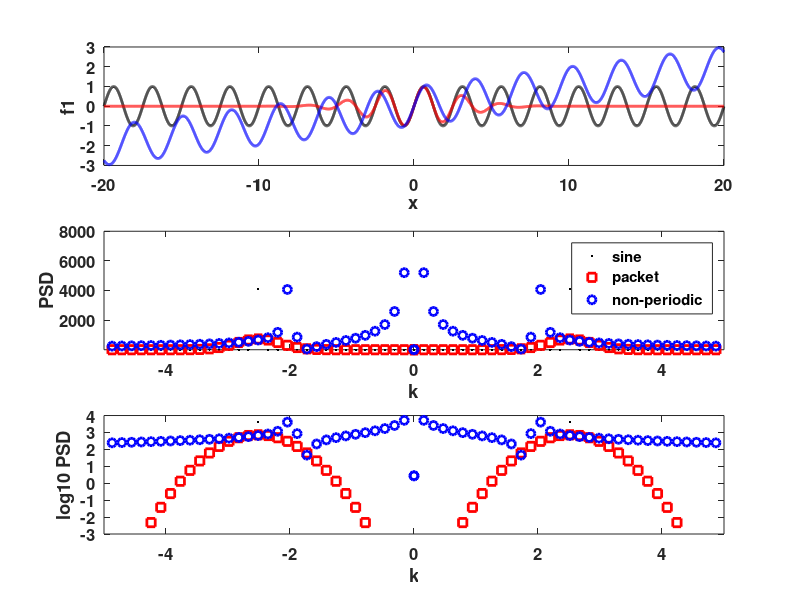
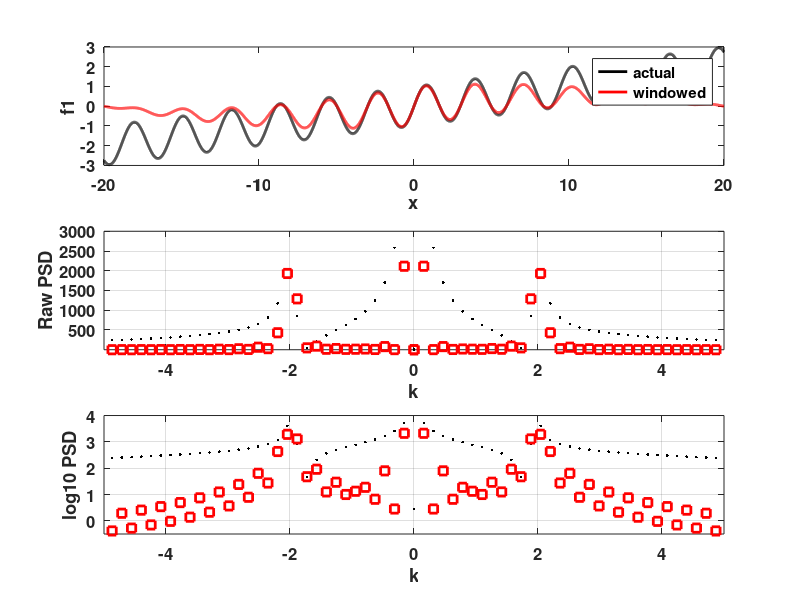
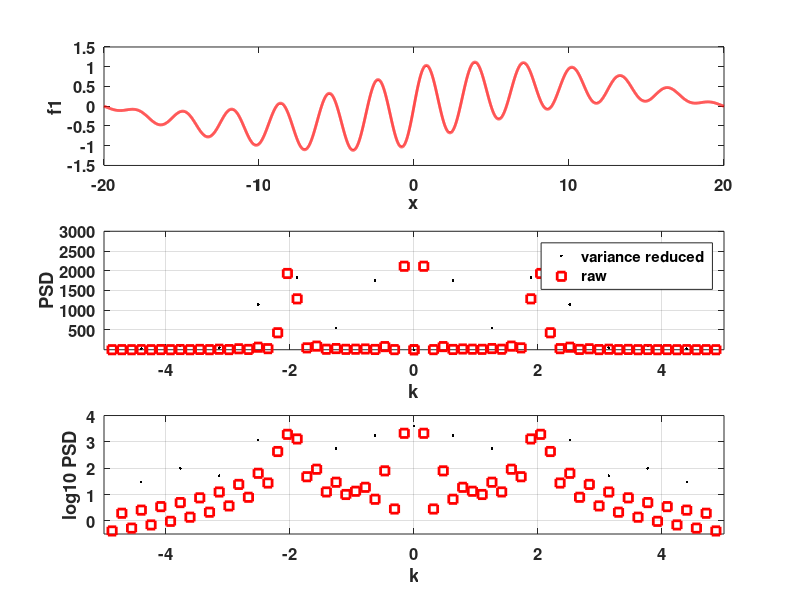
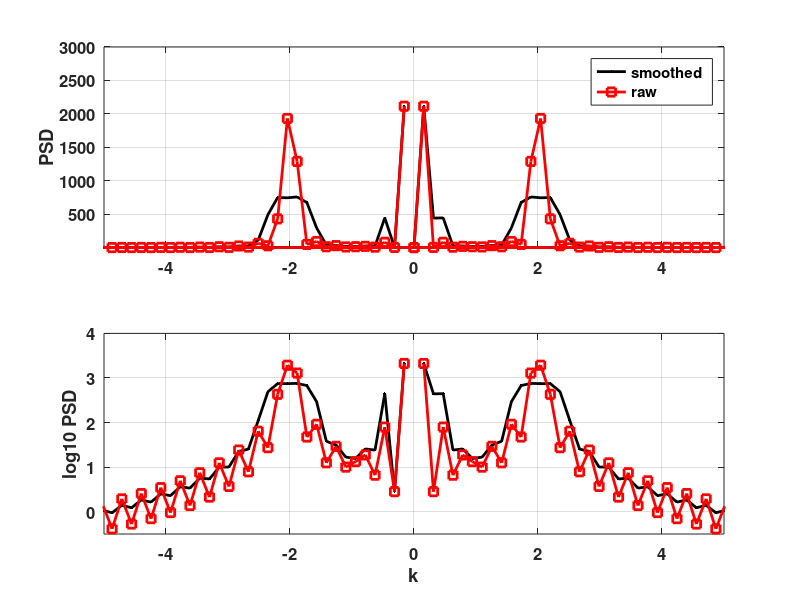

The MATLAB script that drew these images, in order:
%% This code shows some basic examples of spectra

clear all
close all

N=4096*2;
L=20;
z=linspace(-1,1,N+1); % Make a grid that's one too long
z=z(1:end-1); % truncate it
x=z*L; dx=x(2)-x(1); %make it the correct length for [-L,L]
dk=pi/L; % shortest wave number (like the Nyquist frequency)
ksvec=zeros(size(x));
ksvec(1)=0; ksvec(N/2+1)=0;
for ii=2:(N/2)
   ksvec(ii)=ii-1;
   ksvec(N/2+ii)=-N/2 + ii -1;
end
k=ksvec'*dk; k2=k.*k; ik=sqrt(-1)*k;
% This is Matlab's funny ordering for wavenumbers

% The sample functions
% one sine
f1=sin(2*pi*x/2.5);
% two sines
f2=0.5*sin(2*pi*x/1)+0.5*sin(2*pi*x/0.5);
% Gaussian packet
f3=exp(-(x/4).^2).*sin(2*pi*x/2.5);
% Super Gaussian packet
f4=exp(-(x/4).^8).*sin(2*pi*x/0.5);
f5=abs(f1);
% Two packets
f6=exp(-((x-5)/4).^2).*sin(2*pi*x/3);
f6=f6+exp(-((x+5)/4).^2).*sin(2*pi*x/2);
% Elliptic function like a Stokes wave
[fs,fc,fd]=ellipj(x,0.995);
 f7=sin(2*x)+0.1*x;
 
% This is a plot of the subset of some of the functions
figure(1)
clf
set(gcf,'DefaultLineLineWidth',2,'DefaultTextFontSize',12,...
        'DefaultTextFontWeight','bold','DefaultAxesFontSize',12,...
          'DefaultAxesFontWeight','bold');
      subplot(3,1,1)
      plot(x,f1,'k-',x,f3,'r-',x,f7,'b-')
      xlabel('x')
      ylabel('f1')
      
      subplot(3,1,2)
      plot(k,abs(fft(f1)),'k.',k,abs(fft(f3)),'rs',k,abs(fft(f7)),'bo')
      xlabel('k')
      ylabel('PSD')
      legend('sine','packet','non-periodic')
      axis([-5 5 1e-4 8e3])
      subplot(3,1,3)
      plot(k,log10(abs(fft(f1))),'k.',k,log10(abs(fft(f3))),'rs',k,log10(abs(fft(f7))),'bo')
      xlabel('k')
      ylabel('log10 PSD')
      axis([-5 5 -3 4])
      
      % If you look at the spectrum of f7 you will notice that even though
      % it is a single sine many wavenumbers have non zero spectral values
      % This is, of course due to the Gibbs phenomenon and can be partially
      % fixed by windowing
      
      No2=N/2; mywin=[0:No2-1 No2:-1:1]/No2; f7w=mywin.*f7;
figure(2)
clf
set(gcf,'DefaultLineLineWidth',2,'DefaultTextFontSize',12,...
        'DefaultTextFontWeight','bold','DefaultAxesFontSize',12,...
          'DefaultAxesFontWeight','bold');
      subplot(3,1,1)
      plot(x,f7,'k-',x,f7w,'r-')
      legend('actual','windowed')
      xlabel('x')
      ylabel('f1')
      subplot(3,1,2)
      plot(k,abs(fft(f7)),'k.',k,abs(fft(f7w)),'rs')
      xlabel('k')
      ylabel('Raw PSD')
      axis([-5 5 1e-4 3e3])
      grid on
      subplot(3,1,3)
      plot(k,log10(abs(fft(f7))),'k.',k,log10(abs(fft(f7w))),'rs')
      xlabel('k')
      ylabel('log10 PSD')
      axis([-5 5 -0.5 4])
      grid on
      
% Notice that the windowed function is much more localized in Fourier space
% You can think of windowing like making a packet from your signal.  The
% windowed spectrum is choppy especially in the semilogy plot

% Using abs(fft(f)) gives an estimate of the spectrum with a lot of
% variance (technically an astnonishing 100%).  In practice things are
% rarely that bad, but when a signal is long the variance can be reduced by
% splitting the signal up, windowing each piece and summing like this
No4=N/4;
mywin=[0:No4/2-1 No4/2:-1:1]/(No4/2);
myspec=zeros(No4,1)';
for ii=0:3
    fnow=mywin.*f7(ii*No4+1:(ii+1)*No4);
    myspec=myspec+abs(fft(fnow));
end
dk=4*pi/L; % shortest wave number for shorter series (like the Nyquist frequency)
ksvec=zeros(No4,1);
ksvec(1)=0; ksvec(No4/2+1)=0;
for ii=2:(No4/2)
   ksvec(ii)=ii-1;
   ksvec(No4/2+ii)=-No4/2 + ii -1;
end
k4=ksvec'*dk;
figure(3)
clf
set(gcf,'DefaultLineLineWidth',2,'DefaultTextFontSize',12,...
        'DefaultTextFontWeight','bold','DefaultAxesFontSize',12,...
          'DefaultAxesFontWeight','bold');
      subplot(3,1,1)
      plot(x,f7w,'r-')
      xlabel('x')
      ylabel('f1')
      subplot(3,1,2)
      plot(k4,myspec,'k.',k,abs(fft(f7w)),'rs')
      xlabel('k')
      ylabel('PSD')
      grid on
      axis([-5 5 1e-4 3e3])
      legend('variance reduced','raw')
      subplot(3,1,3)
      plot(k4,log10(myspec),'k.',k,log10(abs(fft(f7w))),'rs')
      xlabel('k')
      ylabel('log10 PSD')
      axis([-5 5 -0.5 4])
      grid on
      
      % or by smoothing the spectrum like this
      
      spec0=abs(fft(f7w));
      spec0sm=spec0;
      for ii=3:N-2
          spec0sm(ii)=sum(spec0(ii-2:ii+2))/5;
      end
      figure(4)
clf
set(gcf,'DefaultLineLineWidth',2,'DefaultTextFontSize',12,...
        'DefaultTextFontWeight','bold','DefaultAxesFontSize',12,...
          'DefaultAxesFontWeight','bold');
      subplot(2,1,1)
      plot(k,spec0sm,'k.-',k,spec0,'rs-'), axis([-5 5 1e-4 3e3])
      legend('smoothed','raw')
      grid on
      ylabel('PSD')
      subplot(2,1,2)
      plot(k,log10(spec0sm),'k.-',k,log10(spec0),'rs-')
      axis([-5 5 -0.5 4])
      grid on
      ylabel('log10 PSD')
      xlabel('k')
      
      
